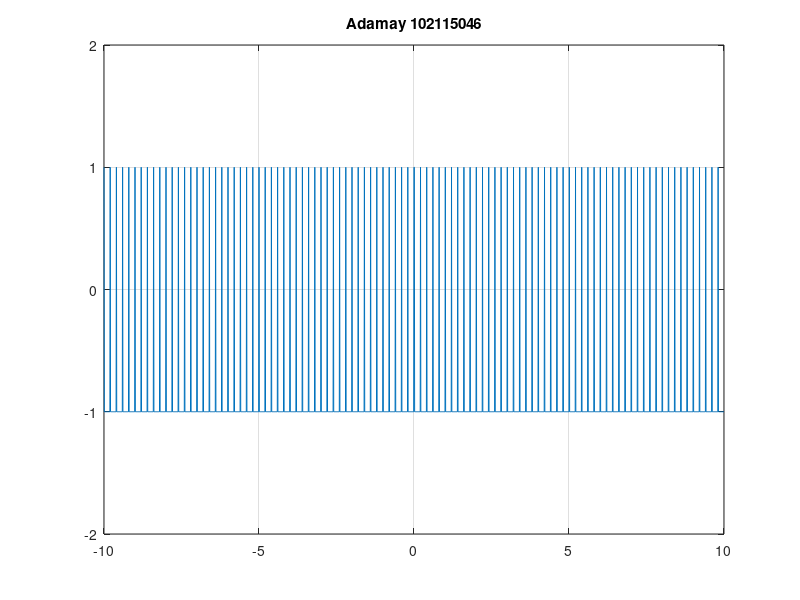

Source code (MATLAB):
clc; 
clear all;
t=-10:0.01:10;
duty = input("Enter Duty Cycle:")
freq = input("Enter Frequency:")
pulse = square(2*3.14*freq*t,duty);
plot(t,pulse);
grid on;
ylim([-2, 2]);
title("Adamay 102115046")
